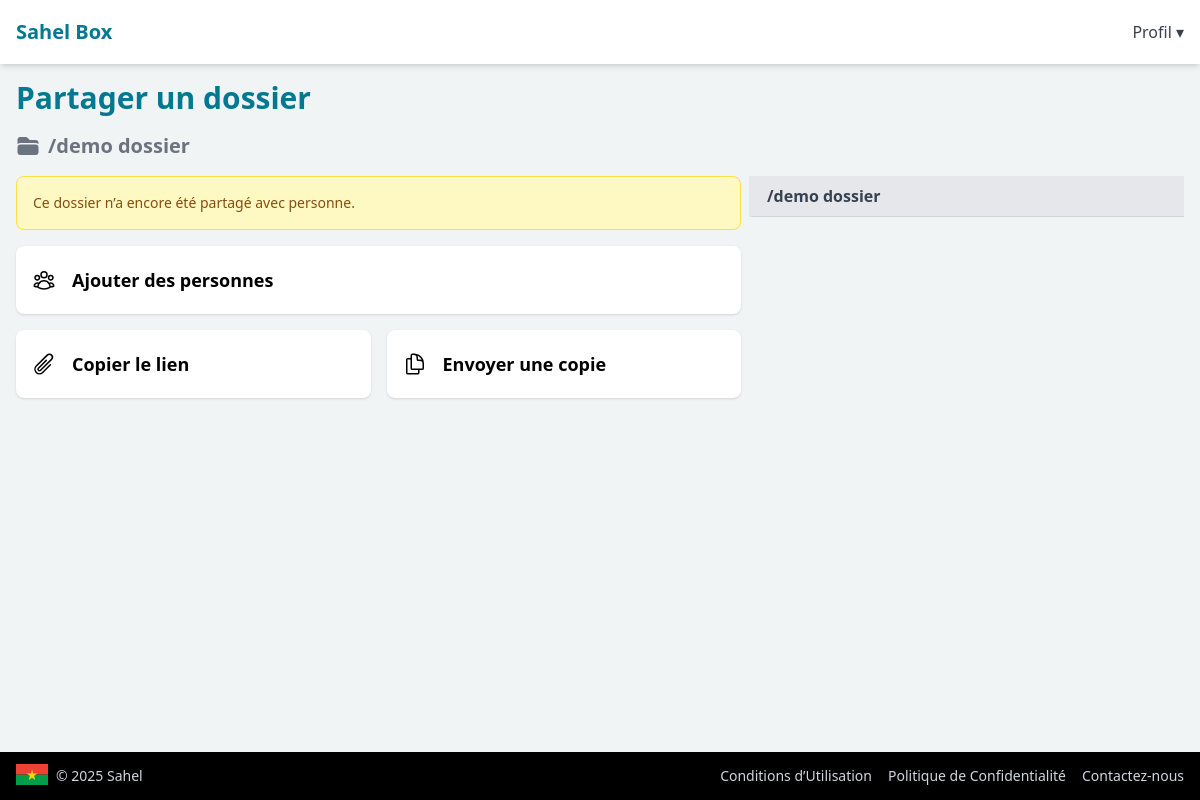
The page /mon-box/dossier/demo-dossier-20250813000506/partager (signed in) on the database as committed earlier.
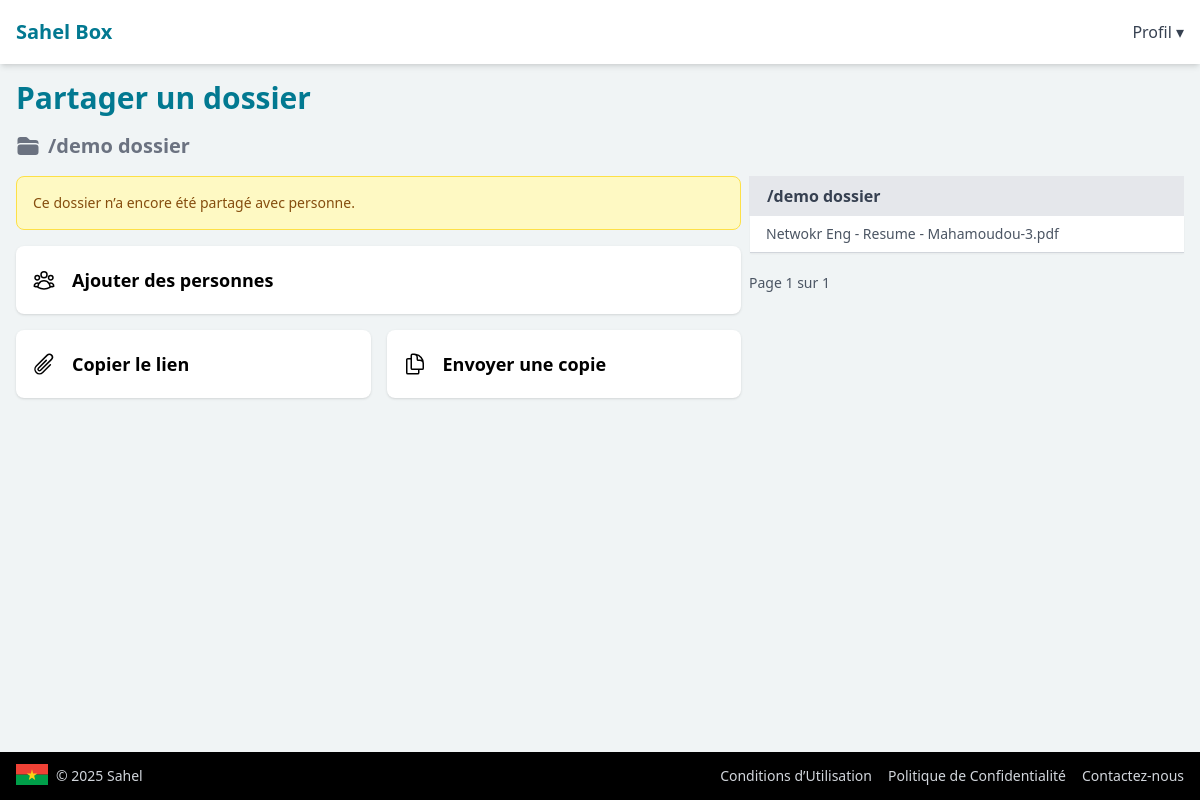
The same page on the database as committed later.
### drive/models.py (models this page shows, shortened)
class FileRecord(models.Model):
    file = models.FileField(upload_to=user_hashed_upload_to)
    name = models.CharField(max_length=255)
    description = models.TextField(blank=True, null=True, max_length=1500)
    file_uuid = models.UUIDField(default=uuid.uuid4, editable=False, unique=True)
    slug = models.SlugField(max_length=255, unique=True, blank=True)
    is_favorite = models.BooleanField(default=False)
    is_shared = models.BooleanField(default=False)
    shared_at = models.DateTimeField(null=True, blank=True)
    share_expires_at = models.DateTimeField(null=True, blank=True)
    shared_uuid = models.UUIDField(default=uuid.uuid4, unique=True)
    download_limit = models.IntegerField(null=True, blank=True)
    download_count = models.PositiveIntegerField(default=0)
    created_at = models.DateTimeField(auto_now_add=True)
    last_accessed_at = models.DateTimeField(auto_now_add=True, null=True, blank=True)
    last_updated_at = models.DateTimeField(auto_now_add=True)
    is_archived = models.BooleanField(default=False)
    archived_at = models.DateTimeField(null=True, blank=True)
    is_deleted = models.BooleanField(default=False)
    deleted_at = models.DateTimeField(null=True, blank=True)
    folder = models.ForeignKey(
        'drive.FolderRecord',
        on_delete=models.SET_NULL,
        related_name='files',
        null=True,
        blank=True,
    )
    user = models.ForeignKey(
        get_user_model(),
        on_delete=models.CASCADE,
        related_name='files'
    )
    @property
    def display_name(self):
        return self.name
    class Meta:
        ordering = ['-created_at']

### drive/views.py (the view, shortened to what this page needs)
# urls.py: path('dossier/<slug:slug>/partager', views.share_folder_view, name='share-folder'),
@require_http_methods(['GET'])
@login_required
def share_folder_view(request, slug):
    folder = FolderRecord.objects.filter(
        slug=slug,
        is_deleted=False,
        user=request.user
    ).first()
    folders = folder.subfolders.all()
    files = folder.files.all()
    items = list(folders) + list(files)
    paginator = Paginator(items, 20)
    page_obj = paginator.get_page(1)
    return render(request, 'drive/share-folder.html', {
        'folder': folder,
        'items': page_obj
    })

### drive/models.py (called while the page is built)
    @property
    def display_name(self):
        return self.name

    def full_path(self):
        parts = [self.name]
        parent = self.parent
        while parent:
            parts.append(parent.name)
            parent = parent.parent
        return "/" + "/".join(reversed(parts))

### drive/templates/drive/share-folder.html (shortened to what this page needs)
{% extends 'base.html' %}
{% block content %}
<h1 class="text-xl md:text-2xl lg:text-3xl font-bold text-[#027991] mb-4">Partager un dossier</h1>
<div class="flex items-center space-x-2 mb-4">
    <h1 class="text-md md:text-lg lg:text-xl font-semibold text-gray-500">{{folder.full_path}}</h1>
</div>
<div class="grid md:grid-cols-[5fr_3fr] sm:grid-cols-1 gap-2 mt-4">
    <div class="space-y-4">
        <div>
            {% if not shared_with %}
            <div class="flex items-start p-4 bg-yellow-100 border border-yellow-300 text-yellow-800 rounded-lg space-x-3"
                role="alert">
                <div class="text-sm">
                    Ce dossier n’a encore été partagé avec personne.
                </div>
            </div>
            {% endif %}
        </div>
        <Button type="button"
            class="shadow bg-white py-5 px-4 rounded-lg items-center flex space-x-4  w-full hover:bg-gray-50">
            <h4 class="text-lg font-semibold">Ajouter des personnes</h4>
        </Button>
        <div class="flex space-x-4">
            <Button type="button"
                class="shadow bg-white py-5 px-4 rounded-lg items-center flex space-x-4 w-full hover:bg-gray-50">
                <h4 class="text-lg font-semibold">Copier le lien</h4>
            </Button>
            <Button type="button"
                class="shadow bg-white py-5 px-4 rounded-lg items-center flex space-x-4 w-full hover:bg-gray-50">
                <h4 class="text-lg font-semibold">Envoyer une copie</h4>
            </Button>
        </div>
    </div>
    <div>
        <table class="min-w-full border-b border-gray-300" id="file-table">
            <thead class="bg-gray-200">
                <tr>
                    <th class="px-4 py-2 text-left text-md text-gray-700 font-bold border-l-2 border-gray-200">
                        <a href="{% url 'my-box' %}?dossier={{folder.slug}}" class="hover:text-[#027991]">
                            {{folder.full_path}}
                        </a>
                    </th>
                </tr>
            </thead>
            <tbody class="bg-white">
                {% for item in items %}
                <tr class="shadow shadow-sm group">
                    <td class="px-4 py-2 text-sm text-gray-600">
                        {{ item.display_name }}
                    </td>
                </tr>
                {% endfor %}
            </tbody>
        </table>
        {% if items %}
        <div class="mt-4 flex gap-2">
            <span class="mr-3 py-1 text-gray-600 text-sm ">Page {{ items.number }} sur
                {{items.paginator.num_pages }}</span>
        </div>
        {% endif %}
    </div>
</div>
{% endblock %}

Rows that differ between the two databases and show on the page:
added FileRecord: display_name "Netwokr Eng - Resume - Mahamoudou-3.pdf"
Other text that changed with them:
{{ items.number }}: (not shown) → "1"
{{ items.paginator.num_pages }}: (not shown) → "1"
text now shown: "Page sur"
